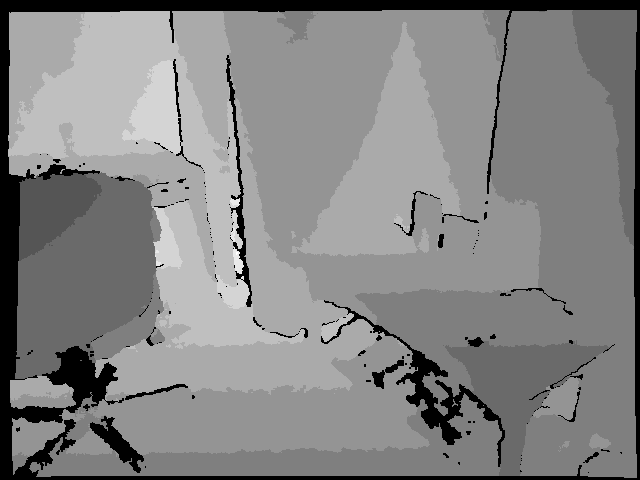
#> input picture python/depth/0.png, 640 x 480 px
$ python compare.py
#> lines starting #> are read from the running program, lines starting #| are printed output that depends on the picture
import matplotlib.pyplot as plt
import matplotlib.image as mpimg
import cv2 as cv

depth = mpimg.imread('depth/0.png')
#> depth is the input picture: shape (480, 640) float32; min 0, max 0.0472, mean 0.0261
cross_normal = cv.imread('../normal-map/cross_normal.png')
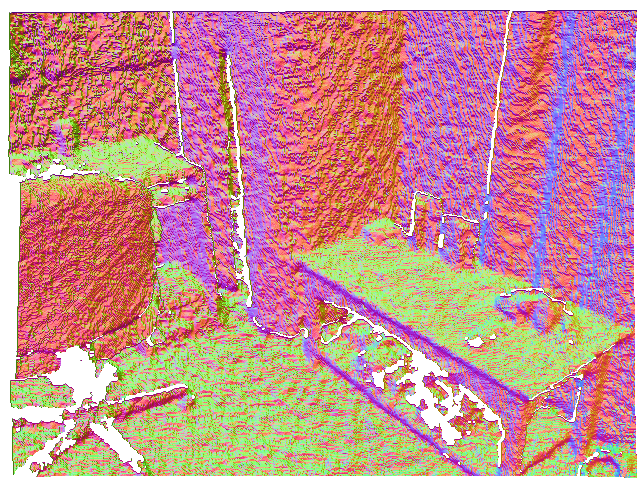
#> input picture normal-map/cross_normal.png, 640 x 480 px
#> cross_normal is the input picture: shape (480, 640, 3); mean B, G, R 146.2, 144.1, 200.3
d2nt_basic = cv.imread("../normal-map/d2nt_basic.png")
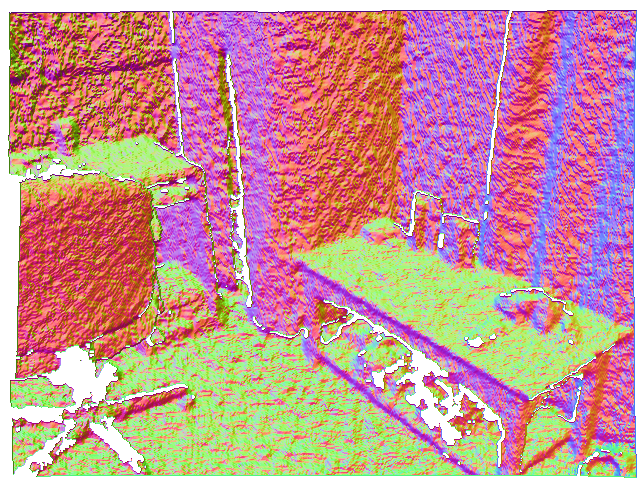
#> input picture normal-map/d2nt_basic.png, 640 x 480 px
#> d2nt_basic is the input picture: shape (480, 640, 3); mean B, G, R 148.8, 146.4, 200
d2nt_v2 = cv.imread("../normal-map/d2nt_v2.png")
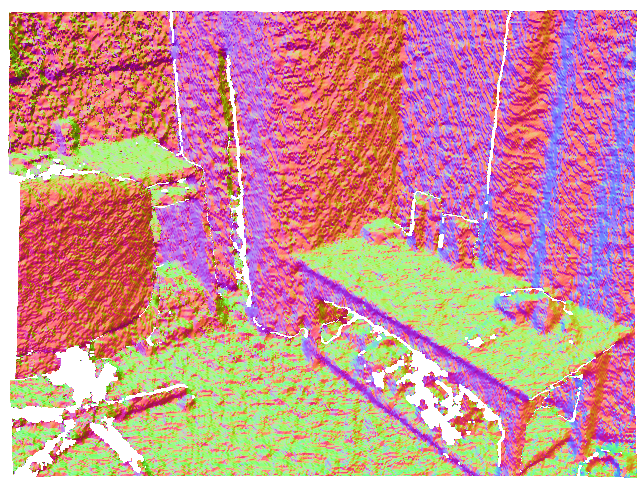
#> input picture normal-map/d2nt_v2.png, 640 x 480 px
#> d2nt_v2 is the input picture: shape (480, 640, 3); mean B, G, R 149.6, 146.7, 205.5
d2nt_v3 = cv.imread("../normal-map/d2nt_v3.png")
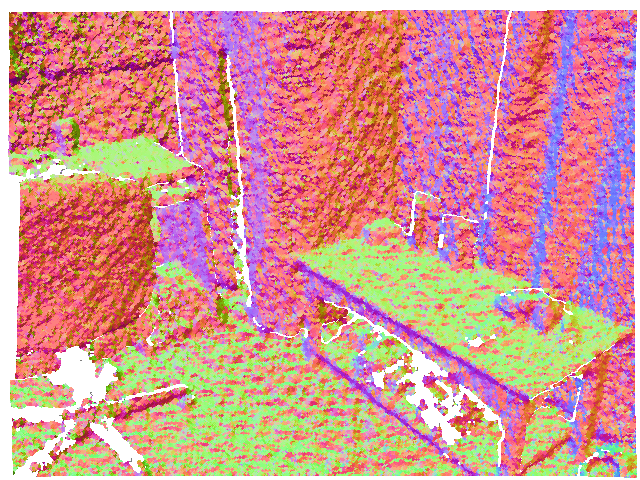
#> input picture normal-map/d2nt_v3.png, 640 x 480 px
#> d2nt_v3 is the input picture: shape (480, 640, 3); mean B, G, R 147.5, 148.1, 212.4

fig, axes = plt.subplots(1, 5, figsize=(40, 8))

axes[0].imshow(depth)
axes[0].set_title('depth')

axes[1].imshow(cross_normal)
axes[1].set_title('cross_normal')

axes[2].imshow(d2nt_basic)
axes[2].set_title('d2nt_basic')

axes[3].imshow(d2nt_v2)
axes[3].set_title('d2nt_v2')

axes[4].imshow(d2nt_v3)
axes[4].set_title('d2nt_v3')

for ax in axes:
    ax.axis('off')

plt.tight_layout()
plt.savefig('../normal-map/compare.png')
#> figure, not shown here; B, G, R data is drawn as R, G, B
plt.show()
